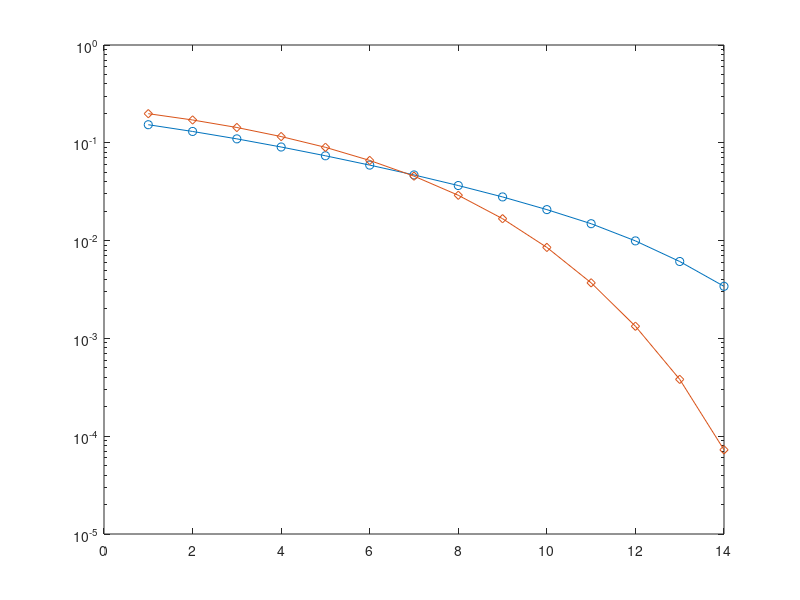

Write MATLAB code to recreate this figure.

clear all
W=3.1;
SNR_db=1:14;
SNR_lin=10.^(SNR_db/10); % SNR=symbol power=1/noise_power
noise_pow=1./SNR_lin;

n = 1:3;
h1 = 0.5*(1+cos((2*pi/W)*(n-2)));    
h = [zeros(1) h1];
h=h.';
N=10^7;
M=11;
x=(rand(1,N)>0.5)*2-1;
delay=7;
H=[h.' zeros(1,M-1)];
for i=2:M
    H(i,:)=circshift(H(i-1,:),1);
end
e=[0 0 0 0 0 0 0 1 0 0 0 0 0 0].';
H_tr=H.';
H_p_inv=inv(H_tr.'*H_tr)*H_tr.';
w=H_p_inv*e;
for i=1:length(noise_pow)
    u=conv(x,h.');
    u=u+sqrt(noise_pow(i))*randn(1,length((u)));
    y=conv(u,w);
    Y1=(u>0)*2-1;
    Y2=(y>0)*2-1;
    BER_bpsk(i)=sum(Y1(2+1:2+N)~=x)/N;
    BER_ZF(i)=sum(Y2(delay+1:delay+N)~=x)/N;
end
semilogy(SNR_db,BER_bpsk,'-o');
hold on
semilogy(SNR_db,BER_ZF,'-d');